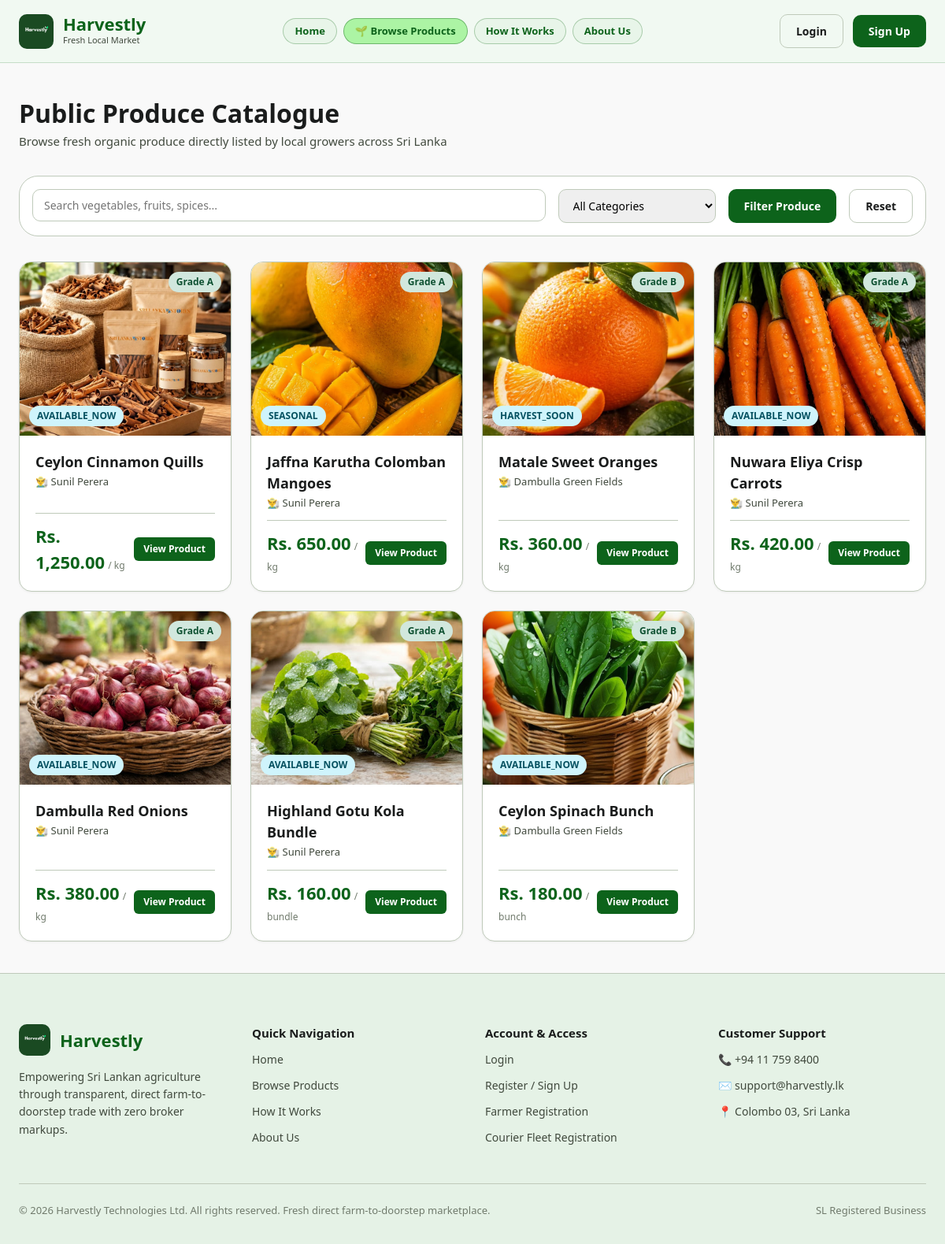
The page /index.php?page=products on the database its author committed.
### tables this page shows
CREATE TABLE IF NOT EXISTS products (
    product_id BIGINT UNSIGNED AUTO_INCREMENT PRIMARY KEY,
    farmer_id BIGINT UNSIGNED NOT NULL,
    category_id SMALLINT UNSIGNED NOT NULL,
    product_name VARCHAR(150) NOT NULL,
    description TEXT NULL,
    unit_price DECIMAL(12,2) NOT NULL,
    available_quantity DECIMAL(12,3) NOT NULL DEFAULT 0.000,
    unit_label VARCHAR(30) NOT NULL DEFAULT 'kg',
    listing_type ENUM('AVAILABLE_NOW','HARVEST_SOON','SEASONAL') NOT NULL,
    growing_method ENUM('ORGANIC','CONVENTIONAL','MIXED') NULL,
    declared_grade ENUM('A','B','C') NULL,
    grade_reference_id BIGINT UNSIGNED NULL,
    shelf_life_reference_id BIGINT UNSIGNED NULL,
    freshness_tracking_applicable TINYINT(1) NOT NULL DEFAULT 1,
    harvest_date DATE NULL,
    available_from_date DATE NULL,
    season_start_date DATE NULL,
    season_end_date DATE NULL,
    best_before_date DATE NULL,
    storage_guidance TEXT NULL,
    listing_status ENUM('ACTIVE','INACTIVE','EXPIRED','SOLD_OUT') NOT NULL DEFAULT 'ACTIVE',
    created_at TIMESTAMP NOT NULL DEFAULT CURRENT_TIMESTAMP,
    updated_at TIMESTAMP NOT NULL DEFAULT CURRENT_TIMESTAMP ON UPDATE CURRENT_TIMESTAMP,
    CONSTRAINT fk_product_farmer
        FOREIGN KEY (farmer_id) REFERENCES users(user_id),
    CONSTRAINT fk_product_category
        FOREIGN KEY (category_id) REFERENCES product_categories(category_id),
    CONSTRAINT fk_product_grade_reference
        FOREIGN KEY (grade_reference_id) REFERENCES quality_grade_references(grade_reference_id),
    CONSTRAINT fk_product_shelf_reference
        FOREIGN KEY (shelf_life_reference_id) REFERENCES shelf_life_references(shelf_life_reference_id),
    KEY idx_product_farmer_status (farmer_id, listing_status),
    KEY idx_product_category_status (category_id, listing_status),
    KEY idx_product_listing_type (listing_type),
    KEY idx_product_best_before (best_before_date),
    KEY idx_product_name (product_name)
);

CREATE TABLE IF NOT EXISTS product_categories (
    category_id SMALLINT UNSIGNED AUTO_INCREMENT PRIMARY KEY,
    category_name VARCHAR(80) NOT NULL,
    description VARCHAR(500) NULL,
    is_active TINYINT(1) NOT NULL DEFAULT 1,
    created_at TIMESTAMP NOT NULL DEFAULT CURRENT_TIMESTAMP,
    UNIQUE KEY uq_category_name (category_name)
);

CREATE TABLE IF NOT EXISTS users (
    user_id BIGINT UNSIGNED AUTO_INCREMENT PRIMARY KEY,
    role ENUM('BUYER','FARMER','COURIER_PARTNER','ADMIN') NOT NULL,
    full_name VARCHAR(120) NOT NULL,
    email VARCHAR(190) NOT NULL,
    password_hash VARCHAR(255) NOT NULL,
    phone VARCHAR(25) NULL,
    account_status ENUM('PENDING','ACTIVE','REJECTED','SUSPENDED') NOT NULL DEFAULT 'PENDING',
    last_login_at DATETIME NULL,
    created_at TIMESTAMP NOT NULL DEFAULT CURRENT_TIMESTAMP,
    updated_at TIMESTAMP NOT NULL DEFAULT CURRENT_TIMESTAMP ON UPDATE CURRENT_TIMESTAMP,
    UNIQUE KEY uq_users_email (email),
    KEY idx_users_role_status (role, account_status)
);

### includes/functions.php (called while the page is built, shortened)
<?php
function sanitize($data) {
    return htmlspecialchars(trim((string)$data), ENT_QUOTES, 'UTF-8');
}
function getProductImage($title, $category = '') {
    $t = strtolower($title);
    $c = strtolower($category);
    if (strpos($t, 'carrot') !== false || strpos($t, 'nuwara') !== false) {
        return 'assets/images/Fresh Fruits & Vegetables.jpg';
    } elseif (strpos($t, 'baby potato') !== false) {
        return 'assets/images/Dambulla Baby Potatoes.jpg';
    } elseif (strpos($t, 'onion') !== false || strpos($t, 'dambulla') !== false) {
        return 'assets/images/Dambulla Red Onions.jpg';
    } elseif (strpos($t, 'mango') !== false || strpos($t, 'colomban') !== false || strpos($t, 'jaffna') !== false) {
        return 'assets/images/Jaffna Karutha Colomban.jpg';
    } elseif (strpos($t, 'pineapple') !== false) {
        return 'assets/images/Golden Pineapple.jpg';
    } elseif (strpos($t, 'passion fruit') !== false) {
        return 'assets/images/Uva Passion Fruit.jpg';
    } elseif (strpos($t, 'spinach') !== false) {
        return 'assets/images/Ceylon Spinach Bunch.jpg';
    } elseif (strpos($t, 'cinnamon') !== false) {
        return 'assets/images/Ceylon Cinnamon Quills.jpg';
    } elseif (strpos($t, 'tomato') !== false) {
        return 'assets/images/tomato.jpg';
    } elseif (strpos($t, 'brinjal') !== false || strpos($t, 'eggplant') !== false) {
        return 'assets/images/brinjal.jpg';
    } elseif (strpos($t, 'avocado') !== false || strpos($t, 'avacado') !== false) {
        return 'assets/images/avacado.jpg';
    } elseif (strpos($t, 'watermelon') !== false) {
        return 'assets/images/watermelon.jpg';
    } elseif (strpos($t, 'corn') !== false || strpos($t, 'maize') !== false) {
        return 'assets/images/corn.jpg';
    } elseif (strpos($t, 'potato') !== false) {
        return 'assets/images/potato.jpg';
    } elseif (strpos($t, 'orange') !== false || strpos($t, 'citrus') !== false) {
        return 'assets/images/orange.jpg';
    } elseif (strpos($t, 'beetroot') !== false || strpos($t, 'beet') !== false) {
        return 'assets/images/beetroot.jpg';
    } elseif (strpos($t, 'gotu') !== false || strpos($t, 'leaf') !== false || strpos($t, 'green') !== false || strpos($t, 'herb') !== false) {
        return 'assets/images/gotukola.jpg';
    } elseif (strpos($t, 'cucumber') !== false) {
        return 'assets/images/fruits  cucumber 🥒.jpg';
    } elseif (strpos($c, 'fruit') !== false) {
        return 'assets/images/vegetables and fruits.jpg';
    } elseif (strpos($c, 'veg') !== false || strpos($c, 'organic') !== false) {
        return 'assets/images/vegfr.jpg';
    } elseif (strpos($c, 'leaf') !== false || strpos($c, 'green') !== false) {
        return 'assets/images/gotukola.jpg';
    }
    return 'assets/images/Fresh Fruits & Vegetables.jpg';
}

### index.php (the view, shortened to what this page needs)
<?php
require_once __DIR__ . '/includes/functions.php';
$page = $_GET['page'] ?? 'landing';
require_once __DIR__ . '/includes/header.php';
$isAdminPage = (strpos($page, 'admin_') === 0);
if ($isAdminPage) {
    echo '<div class="app-container">';
    require_once __DIR__ . '/includes/sidebar.php';
    echo '<div class="main-content">';
    $adminCtrl = new AdminController();
    $adminCtrl->renderView($page);
    echo '</div>';
    echo '</div>';
} else {
    echo '<div class="main-content" style="padding-top: 80px;">';
    switch ($page) {
        case 'products':
            renderProductsPage();
            break;
    }
    echo '</div>';
}
require_once __DIR__ . '/includes/footer.php';
    ?>
    <?php
function renderProductsPage() {
    $db = getDBConnection();
    $search = trim($_GET['search'] ?? '');
    $sql = "
        SELECT p.product_id as id, p.product_name as title, p.unit_price, p.unit_label, p.listing_type,
               p.declared_grade, c.category_name, u.full_name as farmer_name
        FROM products p
        JOIN product_categories c ON p.category_id = c.category_id
        JOIN users u ON p.farmer_id = u.user_id
        WHERE p.listing_status = 'ACTIVE'
    ";
    $sql .= " ORDER BY p.created_at DESC";
    $stmt = $db->prepare($sql);
    $result = $stmt ? ($stmt->execute() ? $stmt->get_result() : null) : null;
    $products = $result ? $result->fetch_all(MYSQLI_ASSOC) : [];
    ?>
    <div class="page-content" style="max-width: 1280px; margin: 40px auto; padding: 0 24px;">
        <div style="margin-bottom: 32px;">
            <h1 style="font-size: 32px; font-weight: 800; color: var(--color-on-surface);">Public Produce Catalogue</h1>
            <p style="font-size: 15px; color: var(--color-on-surface-variant);">Browse fresh organic produce directly listed by local growers across Sri Lanka</p>
        </div>
        <form method="GET" action="index.php" style="background:#fff; border-radius: var(--radius-xl); padding: 16px; border: 1px solid var(--color-outline-variant); margin-bottom: 32px; display: flex; flex-wrap: wrap; gap: 16px;">
            <div style="flex: 1; min-width: 240px;">
                <input type="text" name="search" class="form-control" placeholder="Search vegetables, fruits, spices..." value="<?= sanitize($search); ?>">
            </div>
            <div style="width: 200px;">
                <select name="category" class="form-control">
                    <option value="all">All Categories</option>
                </select>
            </div>
            <button type="submit" class="btn btn-primary">Filter Produce</button>
            <a href="index.php?page=products" class="btn btn-outline">Reset</a>
        </form>
        <div style="display: grid; grid-template-columns: repeat(auto-fit, minmax(260px, 1fr)); gap: 24px;">
            <?php if (empty($products)): ?>
                <div style="grid-column: 1 / -1; padding: 60px; text-align: center; color: var(--color-outline);">
                    No produce listings found matching your filter criteria.
                </div>
            <?php else: ?>
                <?php foreach ($products as $p): ?>
                    <article style="background: #fff; border-radius: var(--radius-lg); border: 1px solid var(--color-outline-variant); overflow: hidden; display: flex; flex-direction: column; box-shadow: var(--shadow-sm);">
                        <div style="height: 220px; overflow: hidden; position: relative; background: var(--color-surface-container);">
                            <img src="<?= getProductImage($p['title'], $p['category_name']); ?>" alt="<?= sanitize($p['title']); ?>" style="width: 100%; height: 100%; object-fit: cover;">
                            <span class="badge badge-success" style="position: absolute; top: 12px; right: 12px;">Grade <?= sanitize($p['declared_grade'] ?? 'A'); ?></span>
                            <span class="badge badge-info" style="position: absolute; bottom: 12px; left: 12px;"><?= sanitize($p['listing_type']); ?></span>
                        </div>
                        <div style="padding: 20px; display: flex; flex-direction: column; gap: 12px; flex: 1;">
                            <div>
                                <h3 style="font-size: 18px; font-weight: 700; color: var(--color-on-surface);"><?= sanitize($p['title']); ?></h3>
                                <div style="font-size: 13px; color: var(--color-on-surface-variant); margin-top: 2px;">👨‍🌾 <?= sanitize($p['farmer_name']); ?></div>
                            </div>
                            <div style="display: flex; justify-content: space-between; align-items: center; margin-top: auto; padding-top: 12px; border-top: 1px solid var(--color-outline-variant);">
                                <div>
                                    <span style="font-size: 22px; font-weight: 800; color: var(--color-primary);">Rs. <?= number_format($p['unit_price'], 2); ?></span>
                                    <span style="font-size: 12px; color: var(--color-outline);"> / <?= sanitize($p['unit_label']); ?></span>
                                </div>
                                <a href="index.php?page=product_details&id=<?= $p['id']; ?>" class="btn btn-primary btn-sm">View Product</a>
                            </div>
                        </div>
                    </article>
                <?php endforeach; ?>
            <?php endif; ?>
        </div>
    </div>
    <?php
}
    ?>

### rows shown on the page
products: product_name.category_name (picture), declared_grade "A", listing_type "AVAILABLE_NOW", product_name "Ceylon Cinnamon Quills", farmer.full_name "Sunil Perera", unit_price "1,250.00", unit_label "kg"
products: shows a picture, declared_grade "A", listing_type "SEASONAL", product_name "Jaffna Karutha Colomban Mangoes", farmer.full_name "Sunil Perera", unit_price "650.00", unit_label "kg"
products: shows a picture, declared_grade "B", listing_type "HARVEST_SOON", product_name "Matale Sweet Oranges", farmer.full_name "Dambulla Green Fields", unit_price "360.00", unit_label "kg"
products: product_name.category_name (picture), declared_grade "A", listing_type "AVAILABLE_NOW", product_name "Nuwara Eliya Crisp Carrots", farmer.full_name "Sunil Perera", unit_price "420.00", unit_label "kg"
products: product_name.category_name (picture), declared_grade "A", listing_type "AVAILABLE_NOW", product_name "Dambulla Red Onions", farmer.full_name "Sunil Perera", unit_price "380.00", unit_label "kg"
products: shows a picture, declared_grade "A", listing_type "AVAILABLE_NOW", product_name "Highland Gotu Kola Bundle", farmer.full_name "Sunil Perera", unit_price "160.00", unit_label "bundle"
products: product_name.category_name (picture), declared_grade "B", listing_type "AVAILABLE_NOW", product_name "Ceylon Spinach Bunch", farmer.full_name "Dambulla Green Fields", unit_price "180.00", unit_label "bunch"
